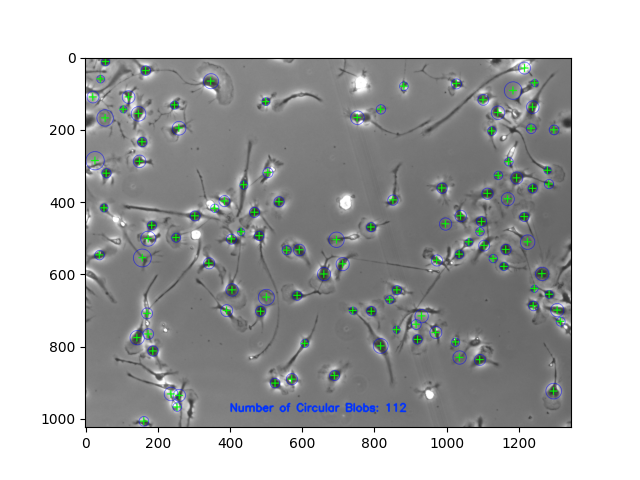
#> input picture src/ima.png, 640 x 480 px; its folder holds only this picture in this run
$ python -i Trk_def.py   (imports and definitions only)
#> lines starting #> are read from the running program, lines starting #| are printed output that depends on the picture
#> further down, picture is the input picture: shape (480, 640, 3); mean B, G, R 178, 177.7, 176.1
import numpy as np
import cv2
import glob
import math


# [65 lines left out: functions f_sorted, load_image_i, update_dir, not called in this run]


def bytes_(img, m, n):
    ima = cv2.resize(img, (m, n))
    return cv2.imencode('.png', ima)[1].tobytes()


def preprocessing(img):
    image_gray_ = cv2.cvtColor(img, cv2.COLOR_BGR2GRAY)
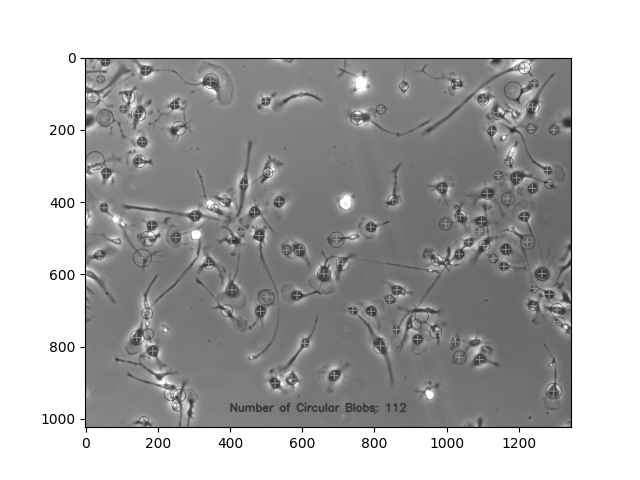
#> image_gray_: shape (480, 640); min 0, max 255, mean 177.2
    clh = cv2.createCLAHE(clipLimit=5)
    clh_img = clh.apply(image_gray_)
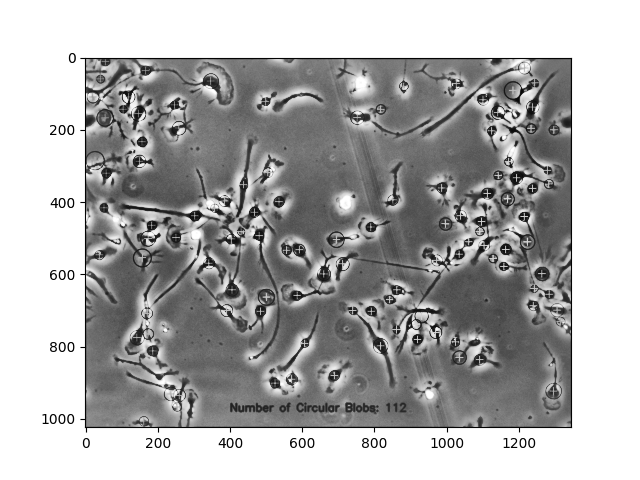
#> clh_img: shape (480, 640); min 2, max 255, mean 174.9

    blurred = cv2.GaussianBlur(clh_img, (5, 5), 0)
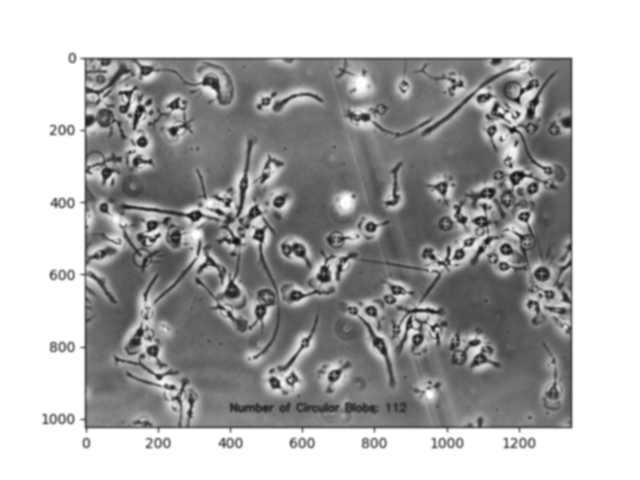
#> blurred: shape (480, 640); min 15, max 255, mean 174.9

    return clh_img, blurred


# [30 lines left out: functions show_features, features_img, not called in this run]


def distance(x, y):
    return math.hypot(y[0] - x[0], y[1] - x[1])


# [77 lines left out: functions sort_features, find_seq_feat, find_track_feat, tracking_feat, save_images, not called in this run]

>>> import cv2
>>> picture = cv2.imread('src/ima.png')
>>> result = preprocessing(picture)
